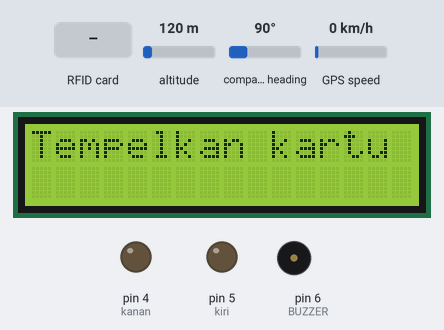
Recording of a sketch running on a simulated Arduino Uno, built with avr-gcc and run on an emulated ATmega328P. On the bench: 16×2 character LCD, output pins drawn as LEDs (lit = HIGH), buzzer (waves = sounding). Inputs (shaded band) come from the test bench; at power-on: altitude 120 m, compass heading 90°, GPS speed 0 km/h. The GPS gets a fix after 3 s at 37.7749, -122.4194 with 8 satellites; the modem accepts every AT command (registered, SIM ready, sends succeed) and sends nothing else; pins used as bus, display or sensor lines are not drawn; what the sketch prints to the serial monitor is not drawn.

Above: at 4.3 s.
4.4 s: RFID card 63 54 09 1C held to the reader
At 6.6 s:
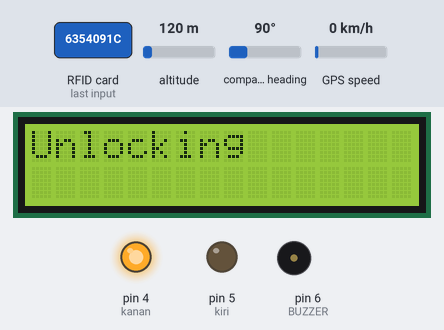
7.1 s: RFID card 63 54 09 1C held to the reader
At 10.8 s:
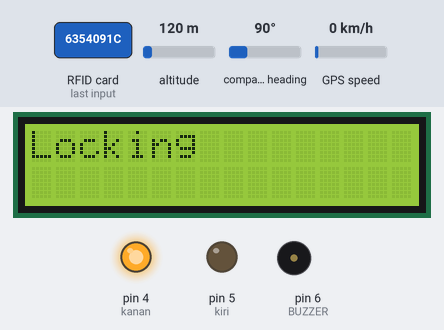
11.1 s: RFID card 5E 7A 19 C4 held to the reader
At 17.7 s:
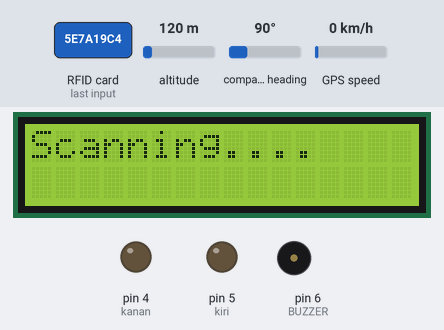
Timing chart, 0 to 19.2 s (numbered marks = the images above; inputs shaded):
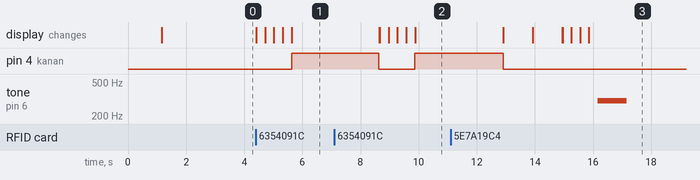

The sketch:

FIX_PROJEK2.ino
```cpp
#include <SPI.h>
#include <MFRC522.h>
#include <LiquidCrystal_I2C.h>
#include <AltSoftSerial.h>
#include <TinyGPS++.h>
#include <SoftwareSerial.h>

// Deklarasikan pin dan objek yang diperlukan
#define SS_PIN 10
#define RST_PIN 7
#define BUZZER 6
#define ACCESS_DELAY 2000
#define DENIED_DELAY 1000

LiquidCrystal_I2C lcd(0x27, 16, 2);
MFRC522 mfrc522(SS_PIN, RST_PIN);
AltSoftSerial neogps;
SoftwareSerial SIM800L(2, 3);
TinyGPSPlus gps;

unsigned long previousSecond = 0;
static unsigned long t1;
static unsigned long t2;
static unsigned long t3;
static unsigned long t4;
static unsigned long t5;
static unsigned long t_unlock = 3000;
static unsigned long t_lock = 3000;
unsigned long previousMillis = 0;  // Waktu sebelumnya untuk penambahan titik
const unsigned long interval = 500;
double latitude, longitude;
int counter = 0;
int detik = 0;
int kiri = 5, kanan = 4;
String response;
int lastStringLength = response.length();
String link;
byte cek = 0;

void setup() {

  setuptrack();
  Serial.begin(9600);  // Initiate a serial communication
  SPI.begin();         // Initiate SPI bus
  mfrc522.PCD_Init();  // Initiate MFRC522
  pinMode(BUZZER, OUTPUT);
  noTone(BUZZER);
  lcd.init();  // Initialize the lcd
  pinMode(kanan, OUTPUT);
  pinMode(kiri, OUTPUT);
  // Print a message to the LCD.
  lcd.backlight();
  lcd.setCursor(0, 0);
  lcd.print("Tempelkan kartu");
  delay(2000);
}

void loop() {
  // Look for new cards
  GPS();
  baca();
  linkSms();


}

void baca(){
  if (!mfrc522.PICC_IsNewCardPresent()) {
    return;
  }
  // Select one of the cards
  if (!mfrc522.PICC_ReadCardSerial()) {
    return;
  }
  // Show UID on serial monitor
  //Serial.print("UID tag :");
  lcd.clear();
  lcd.setCursor(0, 0);
  lcd.print("Scanning");
  //Serial.print("NUID tag is :");
  String content = "";
  for (byte i = 0; i < mfrc522.uid.size; i++) {
    //Serial.print(mfrc522.uid.uidByte[i] < 0x10 ? " 0" : " ");
    //Serial.print(mfrc522.uid.uidByte[i], HEX);
    lcd.print(".");
    content.concat(String(mfrc522.uid.uidByte[i] < 0x10 ? " 0" : " "));
    content.concat(String(mfrc522.uid.uidByte[i], HEX));
    delay(300);
  }
  //Serial.println();
  //Serial.print("Message : ");
  content.toUpperCase();

  if (content.substring(1) == "63 54 09 1C" && cek == 0) {
    //Serial.println("Authorized access/Unlocking");
   // Serial.println();
    noTone(BUZZER);
    t1 = millis();
    lcd.clear();

    while (millis() - t1 <= t_lock) {
      lock();
      millis();

      // if (millis() / 1000 != previousSecond) {
      //   previousSecond = millis() / 1000;
      //   //Serial.print("Elapsed Time (s): ");
      //   //Serial.println(previousSecond);
      // }
      lcd.setCursor(0,0);
      lcd.print("Unlocking");

    }
    off();

    lcd.setCursor(0, 0);
    lcd.print("Sedang Meminjam");

    cek = 1;

  } else if (content.substring(1) == "63 54 09 1C" && cek == 1) {
    lcd.clear();
   // Serial.println("Authorized access/Locking");
    //Serial.println();
    t4 = millis();
    while (millis() - t4 <= t_lock) {
      lock();
      millis();

      // if (millis() / 1000 != previousSecond) {
      //   previousSecond = millis() / 1000;
      //   //Serial.print("Elapsed Time (s): ");
      //   //Serial.println(previousSecond);
      // }
      lcd.setCursor(0,0);
      lcd.print("Locking");

    }
    noTone(BUZZER);
    t2 = millis() - t1;
    t3 = t2 + t3;
    detik = t3 / 1000;
    lcd.clear();

    lcd.setCursor(0, 0);
      lcd.print("Pinjam selama ");
      lcd.setCursor(0, 1);
      lcd.print(detik);
      lcd.setCursor(3, 1);
      lcd.print(" detik");
    off();
    delay(1000);

    lcd.clear();
    lcd.setCursor(0, 0);
    lcd.print("Terima kasih");
    t2 = 0;
    t3 = 0;
    cek = 0;
    delay(1000);
    lcd.clear();
    lcd.setCursor(0,0);
    lcd.print("Tempelkan Kartu");

  } else {
    //Serial.println(" Access denied");
    tone(BUZZER, 300);
    delay(DENIED_DELAY);
    noTone(BUZZER);
  }
}

// int check() {
//   bool cardRemoved = false;
//   bool current, previous;
//   int counter = 0;
//   previous = !mfrc522.PICC_IsNewCardPresent();

//   while (!cardRemoved) {
//     current = !mfrc522.PICC_IsNewCardPresent();

//     if (current && previous) counter++;

//     previous = current;
//     cardRemoved = (counter > 2);
//     delay(50);
//   }

//   //Serial.println("Card was removed");
//   mfrc522.PICC_HaltA();
//   mfrc522.PCD_StopCrypto1();
//   return 1;
// }

// void hilang() {
//   off();
//   tone(BUZZER, 300);
//   baca();
// }

void lock() {
  digitalWrite(kanan, HIGH);
  digitalWrite(kiri, LOW);
}

void unlock() {
  digitalWrite(kanan, LOW);
  digitalWrite(kiri, HIGH);
}

void off() {
  digitalWrite(kanan, LOW);
  digitalWrite(kiri, LOW);
}

void setuptrack(){
  neogps.begin(9600);
  SIM800L.begin(9600);
  SIM800L.println("AT+CMGF=1");
  delay(1000);
  SIM800L.println("AT+CNMI=2,2,0,0,0");
}

void GPS(){
  if(neogps.available()) {
    gps.encode(neogps.read());
  }
  if(gps.location.isUpdated()) {
    latitude = gps.location.lat();
    longitude = gps.location.lng();
    link = "www.google.com/maps/place/" + String(latitude, 6) + "," + String(longitude, 6) ;
    Serial.println(link);

  }
}

void linkSms(){
  if (SIM800L.available()>0){
      response = SIM800L.readStringUntil('\n');
    }

  if(lastStringLength != response.length()){
      GPS();
      //Perintah ON
      if(response.indexOf("FIND")!=-1){ //ganti FIND dengan keyword teman-teman

          SIM800L.println("AT+CMGF=1");    //Sets the GSM Module in Text Mode
          delay(1000);  // Delay of 1000 milli seconds or 1 second
          SIM800L.println("AT+CMGS=\"081335372942\"\r"); //ganti no hp kalian ya
          delay(1000);
          SIM800L.println(link);// The SMS text you want to send
          delay(100);
          SIM800L.println((char)26);// ASCII code of CTRL+Z
          delay(1000);
      }
  }
}
```

Measured:
- after the input at 4.4 s, pin 4 (kanan): LOW → HIGH after 1.2 s; the display: first changes at once (image 1 shows a later state)
- after the input at 7.1 s, the display: first differs from a run without the input after 1.6 s (image 2 shows a later state)
- after the input at 11.1 s, tone on pin 6 (BUZZER): silent → 300 Hz after 5.1 s, → silent 1.0 s later; the display: first differs from a run without the input after 3.9 s (image 3 shows a later state)
